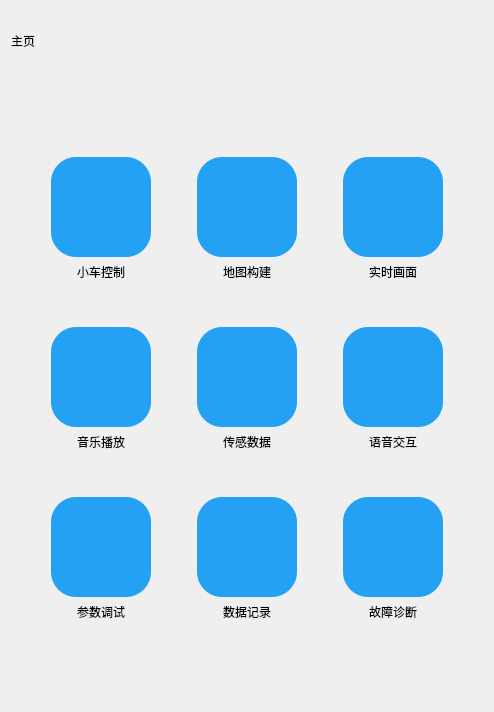
      <widget class="QWidget" name="HomePage">
       <property name="sizePolicy">
        <sizepolicy hsizetype="Preferred" vsizetype="Preferred">
         <horstretch>0</horstretch>
         <verstretch>0</verstretch>
        </sizepolicy>
       </property>
       <layout class="QVBoxLayout" name="verticalLayout_2">
        <item>
         <layout class="QHBoxLayout" name="horizontalLayout_7">
          <item>
           <widget class="QLabel" name="label">
            <property name="minimumSize">
             <size>
              <width>0</width>
              <height>60</height>
             </size>
            </property>
            <property name="styleSheet">
             <string notr="true">font: 18pt &quot;Microsoft YaHei UI&quot;;
color: rgb(0, 0, 0);</string>
            </property>
            <property name="text">
             <string>主页</string>
            </property>
           </widget>
          </item>
          <item>
           <spacer name="horizontalSpacer_10">
            <property name="orientation">
             <enum>Qt::Orientation::Horizontal</enum>
            </property>
            <property name="sizeHint" stdset="0">
             <size>
              <width>40</width>
              <height>20</height>
             </size>
            </property>
           </spacer>
          </item>
         </layout>
        </item>
        <item>
         <spacer name="verticalSpacer">
          <property name="orientation">
           <enum>Qt::Orientation::Vertical</enum>
          </property>
          <property name="sizeHint" stdset="0">
           <size>
            <width>20</width>
            <height>40</height>
           </size>
          </property>
         </spacer>
        </item>
        <item>
         <layout class="QGridLayout" name="gridLayout_2">
          <item row="4" column="2">
           <spacer name="verticalSpacer_11">
            <property name="orientation">
             <enum>Qt::Orientation::Vertical</enum>
            </property>
            <property name="sizeHint" stdset="0">
             <size>
              <width>20</width>
              <height>40</height>
             </size>
            </property>
           </spacer>
          </item>
          <item row="2" column="4">
           <spacer name="verticalSpacer_9">
            <property name="orientation">
             <enum>Qt::Orientation::Vertical</enum>
            </property>
            <property name="sizeHint" stdset="0">
             <size>
              <width>20</width>
              <height>40</height>
             </size>
            </property>
           </spacer>
          </item>
          <item row="1" column="2">
           <layout class="QVBoxLayout" name="verticalLayout_7">
            <item>
             <widget class="QPushButton" name="CarControlButton">
              <property name="sizePolicy">
               <sizepolicy hsizetype="Preferred" vsizetype="Fixed">
                <horstretch>0</horstretch>
                <verstretch>0</verstretch>
               </sizepolicy>
              </property>
              <property name="minimumSize">
               <size>
                <width>100</width>
                <height>100</height>
               </size>
              </property>
              <property name="maximumSize">
               <size>
                <width>100</width>
                <height>100</height>
               </size>
              </property>
              <property name="styleSheet">
               <string notr="true">QPushButton {
    border-radius: 25px;
    min-width: 100px;
    max-width: 100px;
    min-height: 100px;
    max-height: 100px;
    border: none;
    background-color: rgb(37, 161, 244);
    qproperty-icon: url(:/image/小车控制.png);
    qproperty-iconSize: 90px 90px;  /* 控制图标大小 */
}

QPushButton:pressed {
    background-color: rgb(30, 129, 195);
}</string>
              </property>
              <property name="text">
               <string/>
              </property>
             </widget>
            </item>
            <item>
             <widget class="QLabel" name="label_4">
              <property name="layoutDirection">
               <enum>Qt::LayoutDirection::LeftToRight</enum>
              </property>
              <property name="styleSheet">
               <string notr="true">font: 18pt &quot;Microsoft YaHei UI&quot;;
color: rgb(0, 0, 0);</string>
              </property>
              <property name="text">
               <string>小车控制</string>
              </property>
              <property name="alignment">
               <set>Qt::AlignmentFlag::AlignCenter</set>
              </property>
             </widget>
            </item>
           </layout>
          </item>
          <item row="1" column="6">
           <layout class="QVBoxLayout" name="verticalLayout_10">
            <item>
             <widget class="QPushButton" name="CameraButton">
              <property name="sizePolicy">
               <sizepolicy hsizetype="Preferred" vsizetype="Fixed">
                <horstretch>0</horstretch>
                <verstretch>0</verstretch>
               </sizepolicy>
              </property>
              <property name="minimumSize">
               <size>
                <width>100</width>
                <height>100</height>
               </size>
              </property>
              <property name="maximumSize">
               <size>
                <width>100</width>
                <height>100</height>
               </size>
              </property>
              <property name="styleSheet">
               <string notr="true">QPushButton {
    border-radius: 25px;
    min-width: 100px;
    max-width: 100px;
    min-height: 100px;
    max-height: 100px;
    border: none;
    background-color: rgb(37, 161, 244);
    qproperty-icon: url(:/image/实时画面.png);
    qproperty-iconSize: 90px 90px;  /* 控制图标大小 */
}

QPushButton:pressed {
    background-color: rgb(30, 129, 195);
}</string>
              </property>
              <property name="text">
               <string/>
              </property>
             </widget>
            </item>
            <item>
             <widget class="QLabel" name="label_6">
              <property name="styleSheet">
               <string notr="true">font: 18pt &quot;Microsoft YaHei UI&quot;;
color: rgb(0, 0, 0);</string>
              </property>
              <property name="text">
               <string>实时画面</string>
              </property>
              <property name="alignment">
               <set>Qt::AlignmentFlag::AlignCenter</set>
              </property>
             </widget>
            </item>
           </layout>
          </item>
          <item row="3" column="4">
           <layout class="QVBoxLayout" name="verticalLayout_12">
            <item>
             <widget class="QPushButton" name="SenSorDataButton">
              <property name="sizePolicy">
               <sizepolicy hsizetype="Preferred" vsizetype="Fixed">
                <horstretch>0</horstretch>
                <verstretch>0</verstretch>
               </sizepolicy>
              </property>
              <property name="minimumSize">
               <size>
                <width>100</width>
                <height>100</height>
               </size>
              </property>
              <property name="maximumSize">
               <size>
                <width>100</width>
                <height>100</height>
               </size>
              </property>
              <property name="styleSheet">
               <string notr="true">QPushButton {
    border-radius: 25px;
    min-width: 100px;
    max-width: 100px;
    min-height: 100px;
    max-height: 100px;
    border: none;
    background-color: rgb(37, 161, 244);
    qproperty-icon: url(:/image/传感数据.png);
    qproperty-iconSize: 90px 90px;  /* 控制图标大小 */
}

QPushButton:pressed {
    background-color: rgb(30, 129, 195);
}</string>
              </property>
              <property name="text">
               <string/>
              </property>
             </widget>
            </item>
            <item>
             <widget class="QLabel" name="label_8">
              <property name="styleSheet">
               <string notr="true">font: 18pt &quot;Microsoft YaHei UI&quot;;
color: rgb(0, 0, 0);</string>
              </property>
              <property name="text">
               <string>传感数据</string>
              </property>
              <property name="alignment">
               <set>Qt::AlignmentFlag::AlignCenter</set>
              </property>
             </widget>
            </item>
           </layout>
          </item>
          <item row="4" column="4">
           <spacer name="verticalSpacer_10">
            <property name="orientation">
             <enum>Qt::Orientation::Vertical</enum>
            </property>
            <property name="sizeHint" stdset="0">
             <size>
              <width>20</width>
              <height>40</height>
             </size>
            </property>
           </spacer>
          </item>
          <item row="1" column="1">
           <spacer name="horizontalSpacer_33">
            <property name="orientation">
             <enum>Qt::Orientation::Horizontal</enum>
            </property>
            <property name="sizeHint" stdset="0">
             <size>
              <width>40</width>
              <height>20</height>
             </size>
            </property>
           </spacer>
          </item>
          <item row="6" column="2">
           <spacer name="verticalSpacer_16">
            <property name="orientation">
             <enum>Qt::Orientation::Vertical</enum>
            </property>
            <property name="sizeHint" stdset="0">
             <size>
              <width>20</width>
              <height>40</height>
             </size>
            </property>
           </spacer>
          </item>
          <item row="5" column="4">
           <layout class="QVBoxLayout" name="verticalLayout_16">
            <item>
             <widget class="QPushButton" name="DataRecordButton">
              <property name="minimumSize">
               <size>
                <width>100</width>
                <height>100</height>
               </size>
              </property>
              <property name="maximumSize">
               <size>
                <width>100</width>
                <height>100</height>
               </size>
              </property>
              <property name="styleSheet">
               <string notr="true">QPushButton {
    border-radius: 25px;
    min-width: 100px;
    max-width: 100px;
    min-height: 100px;
    max-height: 100px;
    border: none;
    background-color: rgb(37, 161, 244);
    qproperty-icon: url(:/image/数据记录.png);
    qproperty-iconSize: 90px 90px;  /* 控制图标大小 */
}

QPushButton:pressed {
    background-color: rgb(30, 129, 195);
}</string>
              </property>
              <property name="text">
               <string/>
              </property>
             </widget>
            </item>
            <item>
             <widget class="QLabel" name="label_12">
              <property name="styleSheet">
               <string notr="true">font: 18pt &quot;Microsoft YaHei UI&quot;;
color: rgb(0, 0, 0);</string>
              </property>
              <property name="text">
               <string>数据记录</string>
              </property>
              <property name="alignment">
               <set>Qt::AlignmentFlag::AlignCenter</set>
              </property>
             </widget>
            </item>
           </layout>
          </item>
          <item row="3" column="6">
           <layout class="QVBoxLayout" name="verticalLayout_13">
            <item>
             <widget class="QPushButton" name="VoiceInteractionButton">
              <property name="minimumSize">
               <size>
                <width>100</width>
                <height>100</height>
               </size>
              </property>
              <property name="maximumSize">
               <size>
                <width>100</width>
                <height>100</height>
               </size>
              </property>
              <property name="styleSheet">
               <string notr="true">QPushButton {
    border-radius: 25px;
    min-width: 100px;
    max-width: 100px;
    min-height: 100px;
    max-height: 100px;
    border: none;
    background-color: rgb(37, 161, 244);
    qproperty-icon: url(:/image/语音交互.png);
    qproperty-iconSize: 90px 90px;  /* 控制图标大小 */
}

QPushButton:pressed {
    background-color: rgb(30, 129, 195);
}</string>
              </property>
              <property name="text">
               <string/>
              </property>
             </widget>
            </item>
            <item>
             <widget class="QLabel" name="label_10">
              <property name="styleSheet">
               <string notr="true">font: 18pt &quot;Microsoft YaHei UI&quot;;
color: rgb(0, 0, 0);</string>
              </property>
              <property name="text">
               <string>语音交互</string>
              </property>
              <property name="alignment">
               <set>Qt::AlignmentFlag::AlignCenter</set>
              </property>
             </widget>
            </item>
           </layout>
          </item>
          <item row="2" column="6">
           <spacer name="verticalSpacer_13">
            <property name="orientation">
             <enum>Qt::Orientation::Vertical</enum>
            </property>
            <property name="sizeHint" stdset="0">
             <size>
              <width>20</width>
              <height>40</height>
             </size>
            </property>
           </spacer>
          </item>
          <item row="5" column="3">
           <spacer name="horizontalSpacer_29">
            <property name="orientation">
             <enum>Qt::Orientation::Horizontal</enum>
            </property>
            <property name="sizeHint" stdset="0">
             <size>
              <width>40</width>
              <height>20</height>
             </size>
            </property>
           </spacer>
          </item>
          <item row="5" column="2">
           <layout class="QVBoxLayout" name="verticalLayout_14">
            <item>
             <widget class="QPushButton" name="ParameteButton">
              <property name="minimumSize">
               <size>
                <width>100</width>
                <height>100</height>
               </size>
              </property>
              <property name="maximumSize">
               <size>
                <width>100</width>
                <height>100</height>
               </size>
              </property>
              <property name="styleSheet">
               <string notr="true">QPushButton {
    border-radius: 25px;
    min-width: 100px;
    max-width: 100px;
    min-height: 100px;
    max-height: 100px;
    border: none;
    background-color: rgb(37, 161, 244);
    qproperty-icon: url(:/image/参数调试.png);
    qproperty-iconSize: 90px 90px;  /* 控制图标大小 */
}

QPushButton:pressed {
    background-color: rgb(30, 129, 195);
}</string>
              </property>
              <property name="text">
               <string/>
              </property>
             </widget>
            </item>
            <item>
             <widget class="QLabel" name="label_11">
              <property name="styleSheet">
               <string notr="true">font: 18pt &quot;Microsoft YaHei UI&quot;;
color: rgb(0, 0, 0);</string>
              </property>
              <property name="text">
               <string>参数调试</string>
              </property>
              <property name="alignment">
               <set>Qt::AlignmentFlag::AlignCenter</set>
              </property>
             </widget>
            </item>
           </layout>
          </item>
          <item row="0" column="4">
           <spacer name="verticalSpacer_19">
            <property name="orientation">
             <enum>Qt::Orientation::Vertical</enum>
            </property>
            <property name="sizeHint" stdset="0">
             <size>
              <width>20</width>
              <height>40</height>
             </size>
            </property>
           </spacer>
          </item>
          <item row="5" column="1">
           <spacer name="horizontalSpacer_34">
            <property name="orientation">
             <enum>Qt::Orientation::Horizontal</enum>
            </property>
            <property name="sizeHint" stdset="0">
             <size>
              <width>40</width>
              <height>20</height>
             </size>
            </property>
           </spacer>
          </item>
          <item row="3" column="5">
           <spacer name="horizontalSpacer_31">
            <property name="orientation">
             <enum>Qt::Orientation::Horizontal</enum>
            </property>
            <property name="sizeHint" stdset="0">
             <size>
              <width>40</width>
              <height>20</height>
             </size>
            </property>
           </spacer>
          </item>
          <item row="3" column="3">
           <spacer name="horizontalSpacer_28">
            <property name="orientation">
             <enum>Qt::Orientation::Horizontal</enum>
            </property>
            <property name="sizeHint" stdset="0">
             <size>
              <width>40</width>
              <height>20</height>
             </size>
            </property>
           </spacer>
          </item>
          <item row="3" column="2">
           <layout class="QVBoxLayout" name="verticalLayout_11">
            <item>
             <widget class="QPushButton" name="MusicButton">
              <property name="sizePolicy">
               <sizepolicy hsizetype="Preferred" vsizetype="Fixed">
                <horstretch>0</horstretch>
                <verstretch>0</verstretch>
               </sizepolicy>
              </property>
              <property name="minimumSize">
               <size>
                <width>100</width>
                <height>100</height>
               </size>
              </property>
              <property name="maximumSize">
               <size>
                <width>100</width>
                <height>100</height>
               </size>
              </property>
              <property name="styleSheet">
               <string notr="true">QPushButton {
    border-radius: 25px;
    min-width: 100px;
    max-width: 100px;
    min-height: 100px;
    max-height: 100px;
    border: none;
    background-color: rgb(37, 161, 244);
    qproperty-icon: url(:/image/音乐播放.png);
    qproperty-iconSize: 90px 90px;  /* 控制图标大小 */
}

QPushButton:pressed {
    background-color: rgb(30, 129, 195);
}</string>
              </property>
              <property name="text">
               <string/>
              </property>
             </widget>
            </item>
            <item>
             <widget class="QLabel" name="label_7">
              <property name="styleSheet">
               <string notr="true">font: 18pt &quot;Microsoft YaHei UI&quot;;
color: rgb(0, 0, 0);</string>
              </property>
              <property name="text">
               <string>音乐播放</string>
              </property>
              <property name="alignment">
               <set>Qt::AlignmentFlag::AlignCenter</set>
              </property>
             </widget>
            </item>
           </layout>
          </item>
          <item row="3" column="1">
           <spacer name="horizontalSpacer_32">
            <property name="orientation">
             <enum>Qt::Orientation::Horizontal</enum>
            </property>
            <property name="sizeHint" stdset="0">
             <size>
              <width>40</width>
              <height>20</height>
             </size>
            </property>
           </spacer>
          </item>
          <item row="6" column="6">
           <spacer name="verticalSpacer_17">
            <property name="orientation">
             <enum>Qt::Orientation::Vertical</enum>
            </property>
            <property name="sizeHint" stdset="0">
             <size>
              <width>20</width>
              <height>40</height>
             </size>
            </property>
           </spacer>
          </item>
          <item row="1" column="5">
           <spacer name="horizontalSpacer_27">
            <property name="orientation">
             <enum>Qt::Orientation::Horizontal</enum>
            </property>
            <property name="sizeHint" stdset="0">
             <size>
              <width>40</width>
              <height>20</height>
             </size>
            </property>
           </spacer>
          </item>
          <item row="5" column="5">
           <spacer name="horizontalSpacer_30">
            <property name="orientation">
             <enum>Qt::Orientation::Horizontal</enum>
            </property>
            <property name="sizeHint" stdset="0">
             <size>
              <width>40</width>
              <height>20</height>
             </size>
            </property>
           </spacer>
          </item>
          <item row="1" column="3">
           <spacer name="horizontalSpacer_26">
            <property name="orientation">
             <enum>Qt::Orientation::Horizontal</enum>
            </property>
            <property name="sizeHint" stdset="0">
             <size>
              <width>40</width>
              <height>20</height>
             </size>
            </property>
           </spacer>
          </item>
          <item row="5" column="6">
           <layout class="QVBoxLayout" name="verticalLayout_17">
            <item>
             <widget class="QPushButton" name="FaultButton">
              <property name="minimumSize">
               <size>
                <width>100</width>
                <height>100</height>
               </size>
              </property>
              <property name="maximumSize">
               <size>
                <width>100</width>
                <height>100</height>
               </size>
              </property>
              <property name="styleSheet">
               <string notr="true">QPushButton {
    border-radius: 25px;
    min-width: 100px;
    max-width: 100px;
    min-height: 100px;
    max-height: 100px;
    border: none;
    background-color: rgb(37, 161, 244);
    qproperty-icon: url(:/image/故障诊断.png);
    qproperty-iconSize: 90px 90px;  /* 控制图标大小 */
}

QPushButton:pressed {
    background-color: rgb(30, 129, 195);
}</string>
              </property>
              <property name="text">
               <string/>
              </property>
             </widget>
            </item>
            <item>
             <widget class="QLabel" name="label_13">
              <property name="styleSheet">
               <string notr="true">font: 18pt &quot;Microsoft YaHei UI&quot;;
color: rgb(0, 0, 0);</string>
              </property>
              <property name="text">
               <string>故障诊断</string>
              </property>
              <property name="alignment">
               <set>Qt::AlignmentFlag::AlignCenter</set>
              </property>
             </widget>
            </item>
           </layout>
          </item>
          <item row="4" column="6">
           <spacer name="verticalSpacer_14">
            <property name="orientation">
             <enum>Qt::Orientation::Vertical</enum>
            </property>
            <property name="sizeHint" stdset="0">
             <size>
              <width>20</width>
              <height>40</height>
             </size>
            </property>
           </spacer>
          </item>
          <item row="0" column="6">
           <spacer name="verticalSpacer_20">
            <property name="orientation">
             <enum>Qt::Orientation::Vertical</enum>
            </property>
            <property name="sizeHint" stdset="0">
             <size>
              <width>20</width>
              <height>40</height>
             </size>
            </property>
           </spacer>
          </item>
          <item row="1" column="4">
           <layout class="QVBoxLayout" name="verticalLayout_9">
            <item>
             <widget class="QPushButton" name="MapButton">
              <property name="sizePolicy">
               <sizepolicy hsizetype="Preferred" vsizetype="Fixed">
                <horstretch>0</horstretch>
                <verstretch>0</verstretch>
               </sizepolicy>
              </property>
              <property name="minimumSize">
               <size>
                <width>100</width>
                <height>100</height>
               </size>
              </property>
              <property name="maximumSize">
               <size>
                <width>100</width>
                <height>100</height>
               </size>
              </property>
              <property name="styleSheet">
               <string notr="true">QPushButton {
    border-radius: 25px;
    min-width: 100px;
    max-width: 100px;
    min-height: 100px;
    max-height: 100px;
    border: none;
    background-color: rgb(37, 161, 244);
    qproperty-icon: url(:/image/地图构建.png);
    qproperty-iconSize: 90px 90px;  /* 控制图标大小 */
}

QPushButton:pressed {
    background-color: rgb(30, 129, 195);
}</string>
              </property>
              <property name="text">
               <string/>
              </property>
             </widget>
            </item>
            <item>
             <widget class="QLabel" name="label_5">
              <property name="styleSheet">
               <string notr="true">font: 18pt &quot;Microsoft YaHei UI&quot;;
color: rgb(0, 0, 0);</string>
              </property>
              <property name="text">
               <string>地图构建</string>
              </property>
              <property name="alignment">
               <set>Qt::AlignmentFlag::AlignCenter</set>
              </property>
             </widget>
            </item>
           </layout>
          </item>
          <item row="0" column="2">
           <spacer name="verticalSpacer_18">
            <property name="orientation">
             <enum>Qt::Orientation::Vertical</enum>
            </property>
            <property name="sizeHint" stdset="0">
             <size>
              <width>20</width>
              <height>40</height>
             </size>
            </property>
           </spacer>
          </item>
          <item row="2" column="2">
           <spacer name="verticalSpacer_12">
            <property name="orientation">
             <enum>Qt::Orientation::Vertical</enum>
            </property>
            <property name="sizeHint" stdset="0">
             <size>
              <width>20</width>
              <height>40</height>
             </size>
            </property>
           </spacer>
          </item>
          <item row="6" column="4">
           <spacer name="verticalSpacer_15">
            <property name="orientation">
             <enum>Qt::Orientation::Vertical</enum>
            </property>
            <property name="sizeHint" stdset="0">
             <size>
              <width>20</width>
              <height>40</height>
             </size>
            </property>
           </spacer>
          </item>
          <item row="1" column="7">
           <spacer name="horizontalSpacer_35">
            <property name="orientation">
             <enum>Qt::Orientation::Horizontal</enum>
            </property>
            <property name="sizeHint" stdset="0">
             <size>
              <width>40</width>
              <height>20</height>
             </size>
            </property>
           </spacer>
          </item>
          <item row="3" column="7">
           <spacer name="horizontalSpacer_36">
            <property name="orientation">
             <enum>Qt::Orientation::Horizontal</enum>
            </property>
            <property name="sizeHint" stdset="0">
             <size>
              <width>40</width>
              <height>20</height>
             </size>
            </property>
           </spacer>
          </item>
          <item row="5" column="7">
           <spacer name="horizontalSpacer_37">
            <property name="orientation">
             <enum>Qt::Orientation::Horizontal</enum>
            </property>
            <property name="sizeHint" stdset="0">
             <size>
              <width>40</width>
              <height>20</height>
             </size>
            </property>
           </spacer>
          </item>
         </layout>
        </item>
        <item>
         <spacer name="verticalSpacer_2">
          <property name="orientation">
           <enum>Qt::Orientation::Vertical</enum>
          </property>
          <property name="sizeHint" stdset="0">
           <size>
            <width>20</width>
            <height>40</height>
           </size>
          </property>
         </spacer>
        </item>
       </layout>
      </widget>
